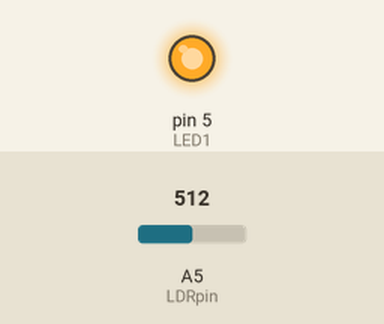
Recording of a sketch running on a simulated Arduino Uno, built with avr-gcc and run on an emulated ATmega328P. Parts: output pins drawn as LEDs (lit = HIGH). The inputs (shaded band) are chosen by the test bench; at power-on: A5 (LDRpin) = 512. What the sketch prints to the serial monitor is not drawn. At 0.3 s the program stops and its outputs stay as they are.

Above: at 0.2 s.
Timing chart, 0 to 1.7 s (numbered marks = the images above):
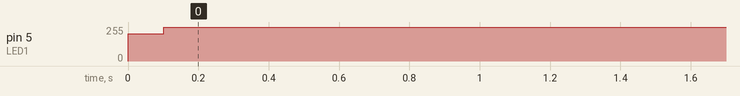

The sketch:

MeasureTransient.ino
```cpp
int LED1 = 5; //Led connected to analog pin D5
int dutyCycle = 255;
unsigned long time;
int Vi = 204;
int Vf = 255;
unsigned long t1 = 100000; // 100ms
unsigned long t2 = 300000; // 600ms


const int LDRpin = A5;
double mapfloat(double val, double in_min, double in_max, double out_min, double out_max) {
    return (val - in_min) * (out_max - out_min) / (in_max - in_min) + out_min;
}

void setup() {
  // put your setup code here, to run once:
  pinMode(LED1, OUTPUT);
  pinMode(LDRpin, INPUT);
  Serial.begin(250000);
  analogWrite(LED1, Vi);
}

void loop() {
  int LDR = analogRead(LDRpin);
  float Vout = mapfloat(LDR, 0, 1023, 0, 5);

  if(time > t1){
    Serial.println("Increment");
    analogWrite(LED1, Vf);
    t1 = 10000000;
  }

  if(time > t2){
    exit(0);
  }

  //Serial.print("Time: ");
  time = micros();
  Serial.print(time);
  Serial.print(", ");
  Serial.println(Vout);
}
```

Measured:
- by itself, pin 5 (LED1): 204/255 → 255/255 at 0.10 s
